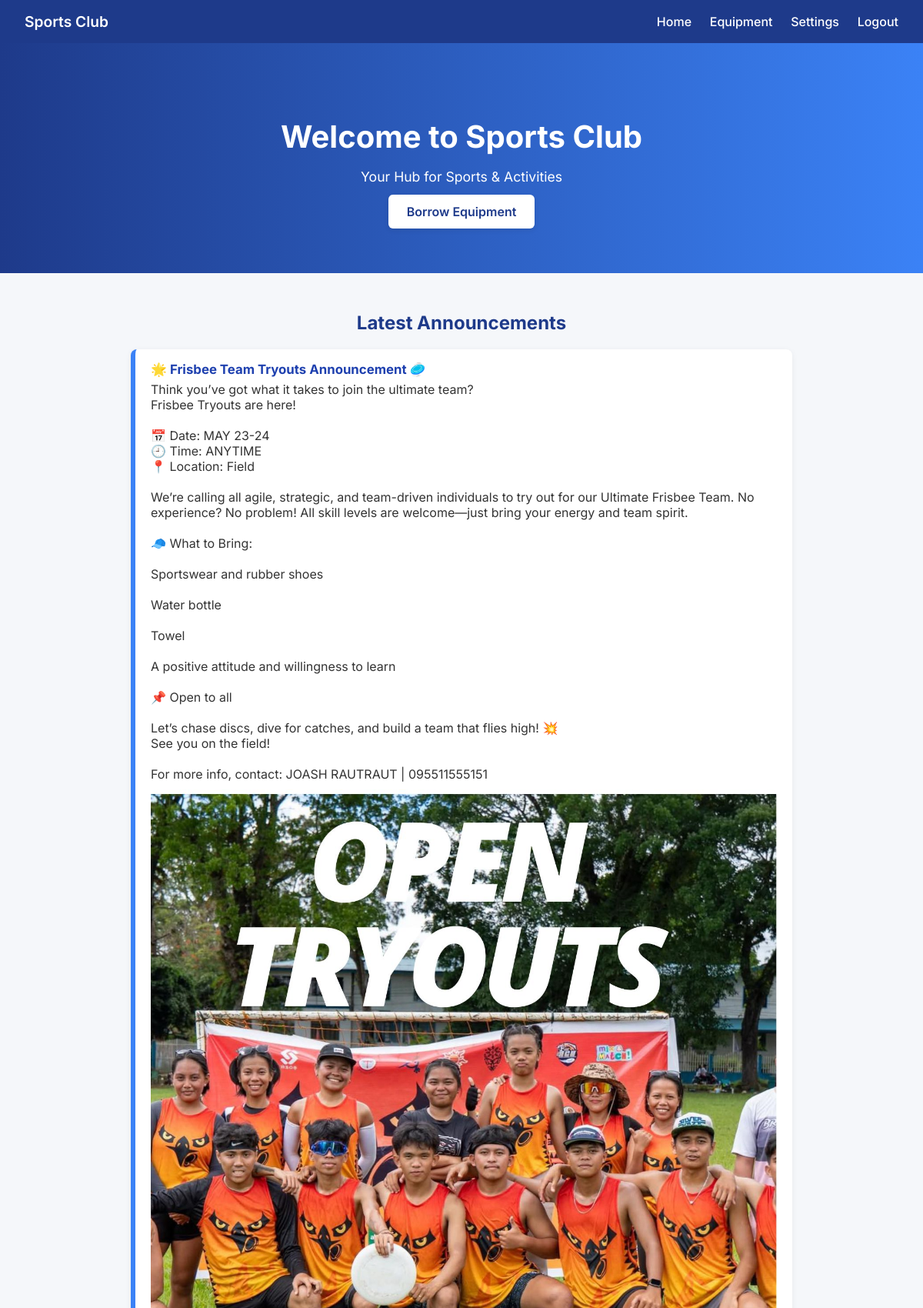
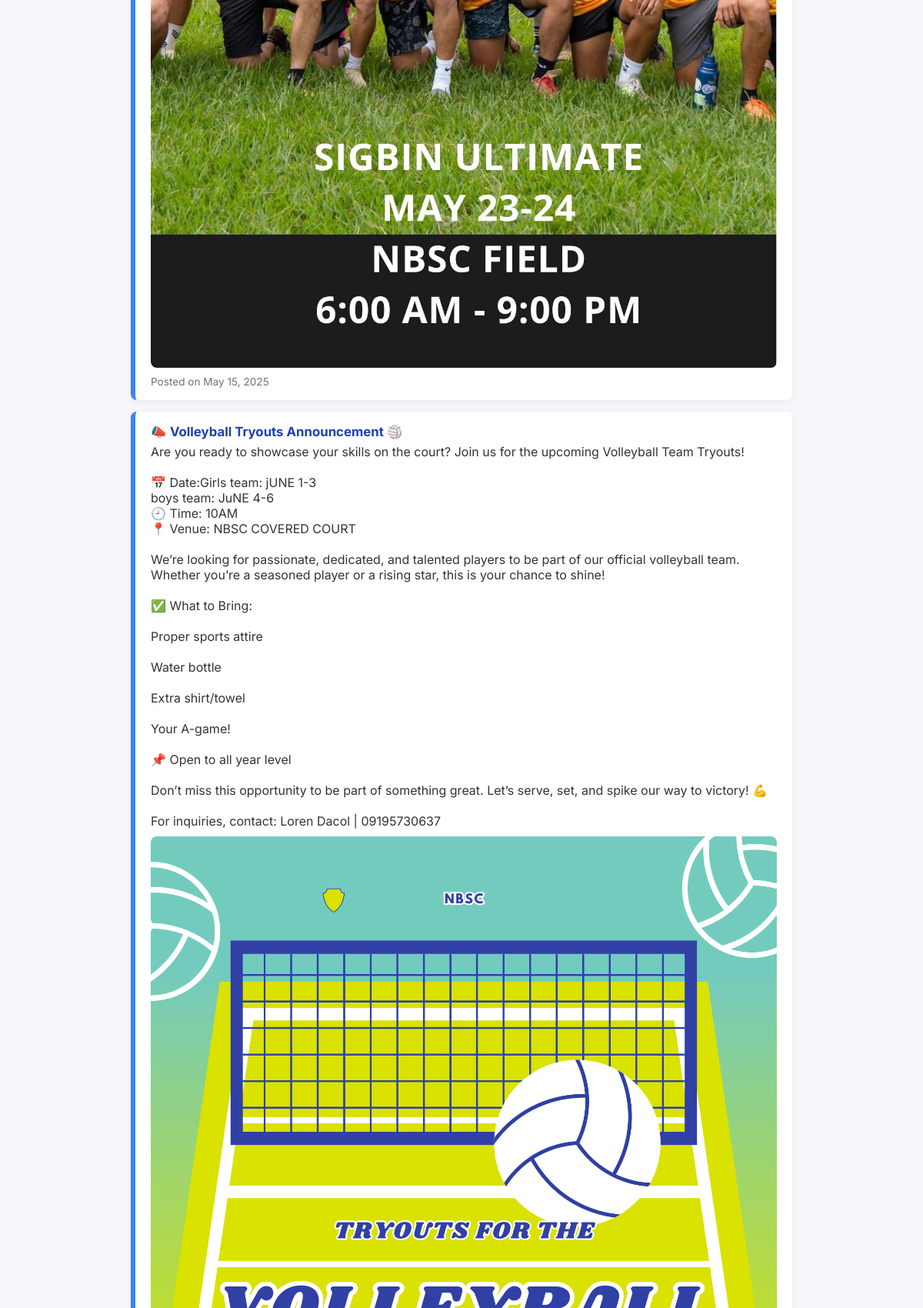
The page /member_dashboard.php (signed in, upper part) on the database its author committed (2 pictures, top to bottom).
### tables this page shows
CREATE TABLE `announcements` (
  `id` int(11) NOT NULL,
  `admin_id` int(11) NOT NULL,
  `title` varchar(255) NOT NULL,
  `content` text NOT NULL,
  `date_posted` timestamp NOT NULL DEFAULT current_timestamp(),
  `created_at` timestamp NOT NULL DEFAULT current_timestamp(),
  `image_path` varchar(255) DEFAULT NULL
);

### member_dashboard.php (the view, shortened to what this page needs)
<?php
include 'db_connect.php';
$announcement_query = "SELECT id, title, content, image_path, created_at FROM announcements ORDER BY created_at DESC LIMIT 5";
$announcement_result = $conn->query($announcement_query);
?>
<!DOCTYPE html>
<html lang="en">
<head>
    <link rel="stylesheet" href="https://cdnjs.cloudflare.com/ajax/libs/font-awesome/6.5.0/css/all.min.css">
</head>
<body>
<header>
    <div>Sports Club</div>
    <nav>
        <a href="member_dashboard.php">Home</a>
        <a href="view_equipment.php">Equipment</a>
        <a href="edit_profile.php">Settings</a>
        <a href="logout.php">Logout</a>
    </nav>
</header>
<div class="hero">
    <h1>Welcome to Sports Club</h1>
    <p>Your Hub for Sports & Activities</p>
    <a href="view_equipment.php">Borrow Equipment</a>
</div>
<div class="container">
    <h3>Latest Announcements</h3>
    <ul class="announcement-list">
        <?php while ($row = $announcement_result->fetch_assoc()) { ?>
            <li>
                <strong><?php echo htmlspecialchars($row['title']); ?></strong>
                <?php echo nl2br(htmlspecialchars($row['content'])); ?>
                <?php if (!empty($row['image_path'])) { ?>
                    <div class="announcement-img-wrapper">
                        <img src="<?php echo htmlspecialchars($row['image_path']); ?>" class="announcement-image" alt="Announcement Image">
                    </div>
                <?php } ?>
                <span>Posted on <?php echo date('F j, Y', strtotime($row['created_at'])); ?></span>
            </li>
        <?php } ?>
    </ul>
</div>
</body>
</html>

### member_dashboard.php (style rules this page uses)
* { box-sizing: border-box; }
body { margin: 0; font-family: 'Inter', sans-serif; background: #f5f7fa; color: #333; }
header { background: #1e3a8a; color: white; padding: 1rem 2rem; display: flex; justify-content: space-between; align-items: center; box-shadow: 0 2px 5px rgba(0, 0, 0, 0.1); }
header div { font-weight: 600; font-size: 1.2rem; }
nav a { color: white; margin-left: 1.2rem; text-decoration: none; font-weight: 500; transition: opacity 0.2s ease; }
.hero { background: linear-gradient(to right, #1e3a8a, #3b82f6); color: white; text-align: center; padding: 70px 20px; }
.hero h1 { font-size: 2.5rem; margin-bottom: 10px; }
.hero p { font-size: 1.1rem; margin-bottom: 25px; }
.hero a { background: white; color: #1e3a8a; padding: 12px 24px; border-radius: 6px; font-weight: 600; text-decoration: none; transition: background 0.2s ease, color 0.2s ease; box-shadow: 0 2px 6px rgba(0,0,0,0.1); }
.container { max-width: 900px; margin: 50px auto; padding: 0 20px; }
.container h3 { font-size: 1.5rem; margin-bottom: 20px; color: #1e3a8a; text-align: center; }
.announcement-list { display: grid; gap: 15px; padding: 0; list-style: none; }
.announcement-list li { background: white; border-left: 6px solid #3b82f6; padding: 16px 20px; border-radius: 8px; box-shadow: 0 2px 8px rgba(0,0,0,0.06); transition: transform 0.2s ease, box-shadow 0.2s ease; }
.announcement-list li strong { font-size: 1.05rem; display: block; margin-bottom: 6px; color: #1e40af; }
.announcement-list li span { display: block; margin-top: 10px; font-size: 0.85rem; color: #6b7280; }
.announcement-image { max-width: 100%; width: 100%; height: auto; border-radius: 8px; margin-top: 10px; display: block; }
.announcement-img-wrapper { margin-top: 10px; text-align: center; }

### rows shown on the page
announcements: title "🌟 Frisbee Team Tryouts Announcement 🥏", content "Think you’ve got what it takes to join the ultimate team? Frisbee Tryouts are here! 📅 Date: MAY 23-24 🕘 Time: ANYTIME 📍 Location: Field We’re calling all agile, strategic, and team-driven individuals to try out for our Ultimate Frisbee Team. No experience? No problem! All skill levels are welcome—just bring your energy and team spirit. 🧢 What to Bring: Sportswear and rubber shoes Water bottle Towel A positive attitude and willingness to learn 📌 Open to all Let’s chase discs, dive for catches, and build a team that flies high! 💥 See you on the field! For more info, contact: JOASH RAUTRAUT | 095511555151", image_path (picture), created_at "May 15, 2025"
announcements: title "📣 Volleyball Tryouts Announcement 🏐", content "Are you ready to showcase your skills on the court? Join us for the upcoming Volleyball Team Tryouts! 📅 Date:Girls team: jUNE 1-3 boys team: JuNE 4-6 🕘 Time: 10AM 📍 Venue: NBSC COVERED COURT We’re looking for passionate, dedicated, and talented players to be part of our official volleyball team. Whether you’re a seasoned player or a rising star, this is your chance to shine! ✅ What to Bring: Proper sports attire Water bottle Extra shirt/towel Your A-game! 📌 Open to all year level Don’t miss this opportunity to be part of something great. Let’s serve, set, and spike our way to victory! 💪 For inquiries, contact: Loren Dacol | 09195730637", image_path (picture)
